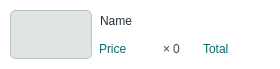
<?xml version="1.0" encoding="UTF-8"?>
<ui version="4.0">
 <class>ShowSelected</class>
 <widget class="QWidget" name="ShowSelected">
  <property name="geometry">
   <rect>
    <x>0</x>
    <y>0</y>
    <width>280</width>
    <height>69</height>
   </rect>
  </property>
  <property name="palette">
   <palette>
    <active>
     <colorrole role="Button">
      <brush brushstyle="SolidPattern">
       <color alpha="255">
        <red>255</red>
        <green>255</green>
        <blue>255</blue>
       </color>
      </brush>
     </colorrole>
     <colorrole role="Base">
      <brush brushstyle="SolidPattern">
       <color alpha="255">
        <red>255</red>
        <green>255</green>
        <blue>255</blue>
       </color>
      </brush>
     </colorrole>
     <colorrole role="Window">
      <brush brushstyle="SolidPattern">
       <color alpha="255">
        <red>255</red>
        <green>255</green>
        <blue>255</blue>
       </color>
      </brush>
     </colorrole>
    </active>
    <inactive>
     <colorrole role="Button">
      <brush brushstyle="SolidPattern">
       <color alpha="255">
        <red>255</red>
        <green>255</green>
        <blue>255</blue>
       </color>
      </brush>
     </colorrole>
     <colorrole role="Base">
      <brush brushstyle="SolidPattern">
       <color alpha="255">
        <red>255</red>
        <green>255</green>
        <blue>255</blue>
       </color>
      </brush>
     </colorrole>
     <colorrole role="Window">
      <brush brushstyle="SolidPattern">
       <color alpha="255">
        <red>255</red>
        <green>255</green>
        <blue>255</blue>
       </color>
      </brush>
     </colorrole>
    </inactive>
    <disabled>
     <colorrole role="Button">
      <brush brushstyle="SolidPattern">
       <color alpha="255">
        <red>255</red>
        <green>255</green>
        <blue>255</blue>
       </color>
      </brush>
     </colorrole>
     <colorrole role="Base">
      <brush brushstyle="SolidPattern">
       <color alpha="255">
        <red>255</red>
        <green>255</green>
        <blue>255</blue>
       </color>
      </brush>
     </colorrole>
     <colorrole role="Window">
      <brush brushstyle="SolidPattern">
       <color alpha="255">
        <red>255</red>
        <green>255</green>
        <blue>255</blue>
       </color>
      </brush>
     </colorrole>
    </disabled>
   </palette>
  </property>
  <property name="windowTitle">
   <string>Form</string>
  </property>
  <property name="styleSheet">
   <string notr="true">background-color: white;
border : 5px;</string>
  </property>
  <widget class="QGroupBox" name="groupBox">
   <property name="geometry">
    <rect>
     <x>0</x>
     <y>0</y>
     <width>280</width>
     <height>69</height>
    </rect>
   </property>
   <property name="styleSheet">
    <string notr="true">background-color: white;
border : 5px;</string>
   </property>
   <property name="title">
    <string/>
   </property>
   <widget class="QLabel" name="Image_L">
    <property name="geometry">
     <rect>
      <x>10</x>
      <y>10</y>
      <width>82</width>
      <height>49</height>
     </rect>
    </property>
    <property name="styleSheet">
     <string notr="true">	background-color: rgb(223, 229, 229);
	color: rgb(31, 48, 58);
	border-radius: 5px;
	border-width: 0.5px;
	border-style: solid;
	border-color: rgb(188, 193, 193);
</string>
    </property>
    <property name="text">
     <string/>
    </property>
   </widget>
   <widget class="QPushButton" name="Name_PB">
    <property name="geometry">
     <rect>
      <x>100</x>
      <y>10</y>
      <width>171</width>
      <height>24</height>
     </rect>
    </property>
    <property name="styleSheet">
     <string notr="true">color: rgb(31, 48, 58);
font: 600 11pt &quot;Segoe UI&quot;;
background: white;
padding-bottom: 3px;
text-align: left;
border: none;</string>
    </property>
    <property name="text">
     <string>Name</string>
    </property>
   </widget>
   <widget class="QLabel" name="Price_L">
    <property name="geometry">
     <rect>
      <x>96</x>
      <y>30</y>
      <width>71</width>
      <height>41</height>
     </rect>
    </property>
    <property name="styleSheet">
     <string notr="true">color: rgb(6, 106, 110);
font: 700 11pt &quot;Segoe UI&quot;;
background: none;
padding-bottom: 3px;</string>
    </property>
    <property name="text">
     <string>Price</string>
    </property>
   </widget>
   <widget class="QLabel" name="Total_L">
    <property name="geometry">
     <rect>
      <x>200</x>
      <y>30</y>
      <width>81</width>
      <height>41</height>
     </rect>
    </property>
    <property name="styleSheet">
     <string notr="true">color: rgb(6, 106, 110);
font: 700 13pt &quot;Segoe UI&quot;;
background: none;
padding-bottom: 3px;</string>
    </property>
    <property name="text">
     <string>Total</string>
    </property>
   </widget>
   <widget class="QLabel" name="Times_L">
    <property name="geometry">
     <rect>
      <x>160</x>
      <y>40</y>
      <width>16</width>
      <height>21</height>
     </rect>
    </property>
    <property name="styleSheet">
     <string notr="true">color: rgb(49, 75, 91);
font: 600 9pt &quot;Segoe UI&quot;;
background: white;
padding-bottom: 3px;
text-align: left;
border: none;</string>
    </property>
    <property name="text">
     <string>× </string>
    </property>
   </widget>
   <widget class="QLabel" name="Amount_L">
    <property name="geometry">
     <rect>
      <x>170</x>
      <y>40</y>
      <width>21</width>
      <height>21</height>
     </rect>
    </property>
    <property name="styleSheet">
     <string notr="true">color: rgb(49, 75, 91);
font: 600 9pt &quot;Segoe UI&quot;;
background: white;
padding-bottom: 3px;
text-align: left;
border: none;</string>
    </property>
    <property name="text">
     <string>0</string>
    </property>
   </widget>
  </widget>
 </widget>
 <resources/>
 <connections/>
</ui>
